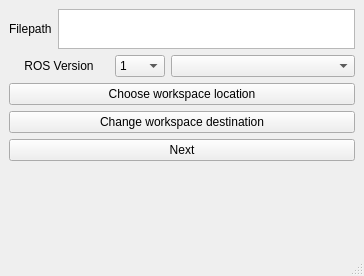
<?xml version="1.0" encoding="UTF-8"?>
<ui version="4.0">
 <class>MainWindow</class>
 <widget class="QMainWindow" name="MainWindow">
  <property name="geometry">
   <rect>
    <x>0</x>
    <y>0</y>
    <width>364</width>
    <height>276</height>
   </rect>
  </property>
  <property name="windowTitle">
   <string>MainWindow</string>
  </property>
  <widget class="QWidget" name="centralwidget">
   <layout class="QVBoxLayout" name="verticalLayout_2">
    <item>
     <layout class="QVBoxLayout" name="verticalLayout">
      <item>
       <layout class="QHBoxLayout" name="horizontalLayout">
        <item>
         <widget class="QLabel" name="filepath_label">
          <property name="text">
           <string>Filepath</string>
          </property>
         </widget>
        </item>
        <item>
         <widget class="QTextBrowser" name="filepath">
          <property name="maximumSize">
           <size>
            <width>16777215</width>
            <height>40</height>
           </size>
          </property>
         </widget>
        </item>
       </layout>
      </item>
      <item>
       <layout class="QHBoxLayout" name="horizontalLayout_4">
        <item>
         <widget class="QLabel" name="label">
          <property name="maximumSize">
           <size>
            <width>100</width>
            <height>16777215</height>
           </size>
          </property>
          <property name="text">
           <string>ROS Version</string>
          </property>
          <property name="alignment">
           <set>Qt::AlignCenter</set>
          </property>
         </widget>
        </item>
        <item>
         <widget class="QComboBox" name="ros_version">
          <property name="maximumSize">
           <size>
            <width>50</width>
            <height>16777215</height>
           </size>
          </property>
          <item>
           <property name="text">
            <string>1</string>
           </property>
          </item>
          <item>
           <property name="text">
            <string>2</string>
           </property>
          </item>
         </widget>
        </item>
        <item>
         <widget class="QComboBox" name="ros_distro"/>
        </item>
       </layout>
      </item>
      <item>
       <widget class="QPushButton" name="load_workcell">
        <property name="toolTip">
         <string>&lt;html&gt;&lt;head/&gt;&lt;body&gt;&lt;p&gt;Loads a current workcell package and workcell_description folders. Select this ONLY if you have previously created a project with this GUI&lt;/p&gt;&lt;/body&gt;&lt;/html&gt;</string>
        </property>
        <property name="text">
         <string>Choose workspace location</string>
        </property>
       </widget>
      </item>
      <item>
       <widget class="QPushButton" name="change_workcell">
        <property name="text">
         <string>Change workspace destination</string>
        </property>
       </widget>
      </item>
      <item>
       <widget class="QPushButton" name="next">
        <property name="text">
         <string>Next</string>
        </property>
       </widget>
      </item>
      <item>
       <widget class="QLabel" name="error_label">
        <property name="layoutDirection">
         <enum>Qt::LeftToRight</enum>
        </property>
        <property name="text">
         <string/>
        </property>
        <property name="alignment">
         <set>Qt::AlignCenter</set>
        </property>
       </widget>
      </item>
     </layout>
    </item>
   </layout>
  </widget>
  <widget class="QMenuBar" name="menubar">
   <property name="geometry">
    <rect>
     <x>0</x>
     <y>0</y>
     <width>364</width>
     <height>22</height>
    </rect>
   </property>
  </widget>
  <widget class="QStatusBar" name="statusbar"/>
 </widget>
 <resources/>
 <connections/>
</ui>
